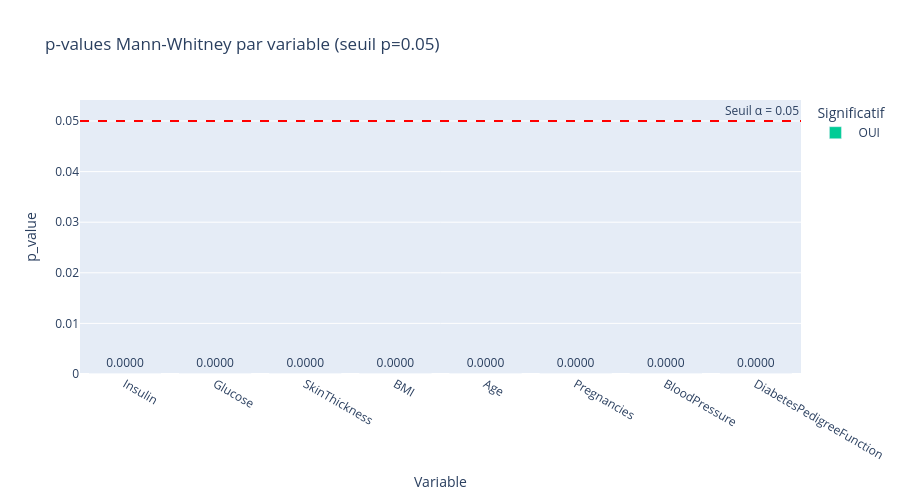

Source (notebook cell):
### Code cell
fig = px.bar( 
results_df, 
x='Variable', y='p_value', 
color='Significatif', 
color_discrete_map={'✓ OUI': 'seagreen', '✗ NON': 'salmon'}, 
title="p-values Mann-Whitney par variable (seuil p=0.05)", 
text='p_value' 
) 
fig.add_hline(y=0.05, line_dash='dash', line_color='red', 
annotation_text="Seuil α = 0.05") 
fig.update_traces(texttemplate='%{text:.4f}', textposition='outside') 
fig.update_layout(height=500) 
fig.show()

### Figure 1 — Plotly figure (JSON) as saved in the notebook; plotly's stock layout.template omitted (floating-point values rounded to 4 significant figures)
{"data": [{"alignmentgroup": "True", "hovertemplate": "Significatif= OUI<br>Variable=%{x}<br>p_value=%{text}<extra></extra>", "legendgroup": " OUI", "marker": {"color": "#00cc96", "pattern": {"shape": ""}}, "name": " OUI", "offsetgroup": " OUI", "orientation": "v", "showlegend": true, "text": [8.285e-55, 3.444e-41, 2.922e-23, 4.925e-18, 1.142e-17, 3.745e-08, 2.259e-07, 1.197e-06], "textposition": "outside", "texttemplate": "%{text:.4f}", "type": "bar", "x": ["Insulin", "Glucose", "SkinThickness", "BMI", "Age", "Pregnancies", "BloodPressure", "DiabetesPedigreeFunction"], "xaxis": "x", "y": [8.285e-55, 3.444e-41, 2.922e-23, 4.925e-18, 1.142e-17, 3.745e-08, 2.259e-07, 1.197e-06], "yaxis": "y"}], "layout": {"annotations": [{"showarrow": false, "text": "Seuil α = 0.05", "x": 1, "xanchor": "right", "xref": "x domain", "y": 0.05, "yanchor": "bottom", "yref": "y"}], "barmode": "relative", "height": 500, "legend": {"title": {"text": "Significatif"}, "tracegroupgap": 0}, "shapes": [{"line": {"color": "red", "dash": "dash"}, "type": "line", "x0": 0, "x1": 1, "xref": "x domain", "y0": 0.05, "y1": 0.05, "yref": "y"}], "title": {"text": "p-values Mann-Whitney par variable (seuil p=0.05)"}, "xaxis": {"anchor": "y", "domain": [0, 1], "title": {"text": "Variable"}}, "yaxis": {"anchor": "x", "domain": [0, 1], "title": {"text": "p_value"}}}}
